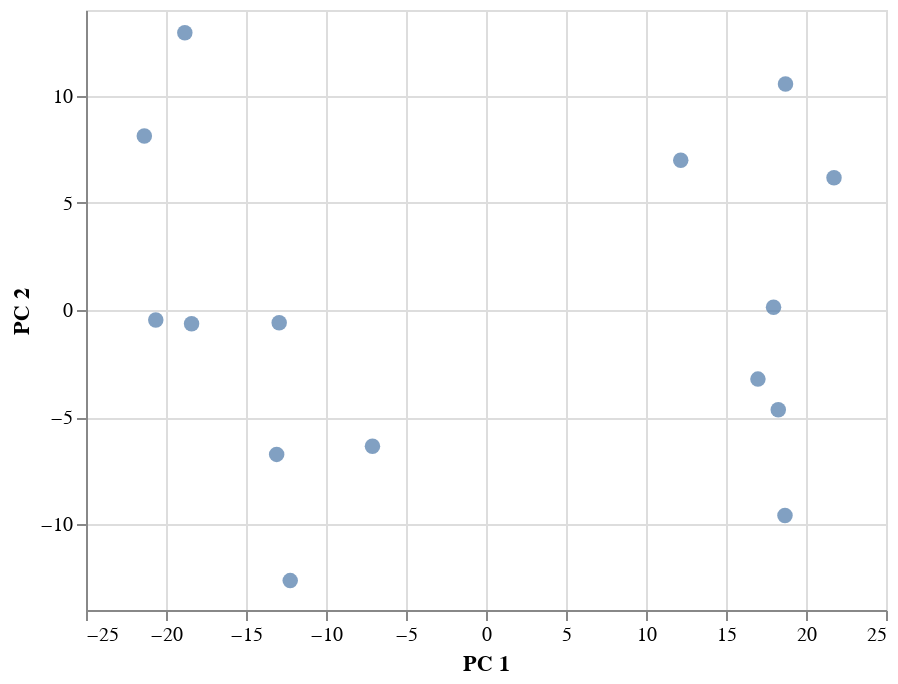

Notebook code cell kept with this figure:
### Code cell
pca_data= pd.DataFrame()
pca_data['PC 1']= transformed_data[:,0]
pca_data['PC 2']= transformed_data[:,1]
pca_data['Sample']= data.index



alt.Chart(pca_data).mark_circle(size=60).encode(
    x='PC 1',
    y='PC 2',
    tooltip=['Sample' ]
).interactive()

### Figure 1 — Vega-Lite specification as saved in the notebook (floating-point values rounded to 4 significant figures)
{"config": {"view": {"continuousWidth": 400, "continuousHeight": 300}}, "data": {"name": "data-61ef00a0af95da6acc70da2f2e3c13d6"}, "mark": {"type": "circle", "size": 60}, "encoding": {"tooltip": [{"type": "nominal", "field": "Sample"}], "x": {"type": "quantitative", "field": "PC 1"}, "y": {"type": "quantitative", "field": "PC 2"}}, "selection": {"selector002": {"type": "interval", "bind": "scales", "encodings": ["x", "y"]}}, "$schema": "https://vega.github.io/schema/vega-lite/v4.8.1.json", "datasets": {"data-61ef00a0af95da6acc70da2f2e3c13d6": [{"PC 1": 18.72, "PC 2": 10.55, "Sample": "ERR675518"}, {"PC 1": -18.82, "PC 2": 12.94, "Sample": "ERR675519"}, {"PC 1": 18.69, "PC 2": -9.589, "Sample": "ERR675520"}, {"PC 1": -20.64, "PC 2": -0.4649, "Sample": "ERR675521"}, {"PC 1": 12.17, "PC 2": 6.989, "Sample": "ERR675522"}, {"PC 1": -12.93, "PC 2": -0.5952, "Sample": "ERR675523"}, {"PC 1": 21.75, "PC 2": 6.174, "Sample": "ERR675524"}, {"PC 1": -7.097, "PC 2": -6.359, "Sample": "ERR675525"}, {"PC 1": 17.97, "PC 2": 0.1255, "Sample": "ERR675526"}, {"PC 1": 17.0, "PC 2": -3.225, "Sample": "ERR675527"}, {"PC 1": -18.4, "PC 2": -0.6411, "Sample": "ERR675528"}, {"PC 1": 18.27, "PC 2": -4.656, "Sample": "ERR675529"}, {"PC 1": -21.35, "PC 2": 8.119, "Sample": "ERR675530"}, {"PC 1": -13.08, "PC 2": -6.738, "Sample": "ERR675531"}, {"PC 1": -12.24, "PC 2": -12.63, "Sample": "ERR675532"}]}}
